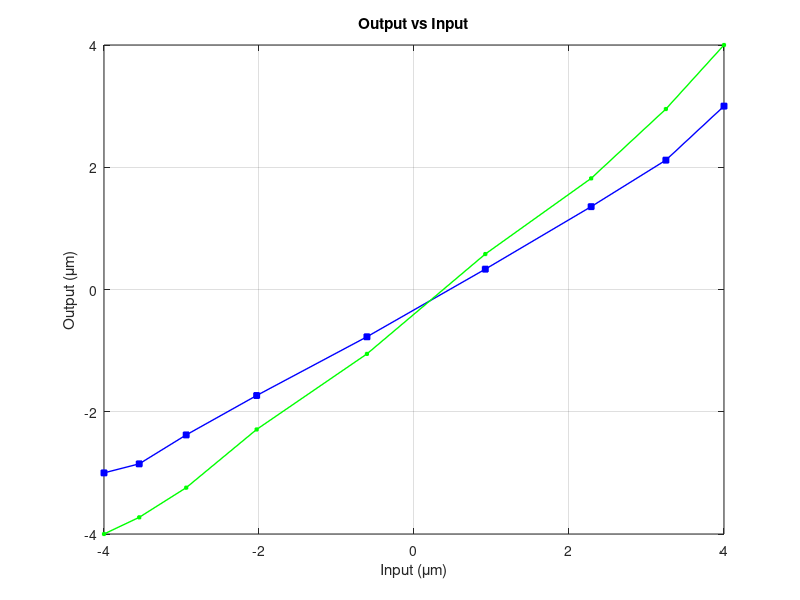

Reproduce this figure in MATLAB. (Note: this script raises an error after producing the figure.)
%clear command windows
clc;

%clear workspace
clear all;

%close all windows
close all;
%--------------------------------------------------------------------------
load Pi.dat;
load Pc.dat;
Pc=Pc-1;
%--------------------------------------------------------------------------
%Define R, W and Y0
R=[0	0.227272727	0.53030303	0.984848485	1.696428571	2.46	3.142857142	3.624999998]';
W=[0.324799930124991;0.456393562950976;-0.0722255897419522;-0.0338007715655999;0.0492928598710330;0.0243283554753069;0.0401095827445039;0.389529710747864;];
%W=[0 0 0 1 0 0 0 0 0 0]';
Y0=R*0;
%Y0=[100 100 100 100 100 100 100 100 100 100]';
%--------------------------------------------------------------------------
x=[-4	-3.545454546	-2.93939394	-2.03030303	-0.607142857	0.919999999	2.285714283	3.249999996	3.999999995];
ya=[-4	-3.727272727	-3.242424243	-2.28939394	-1.053571428	0.579999999	1.818181816	2.952380949	3.999999995];
L=length(x);
y=zeros(L,1);
r1=y;
r2=y;
t=(1:L);
for i=1:L
    xt=x(i);
    %--------------------------
    %PI operator
    %input: xt,R,W,Y0
    %output: yt,Y0
    Y0=max(xt-R,min(xt+R,Y0));
    yt=W'*Y0;
    %--------------------------
    y(i)=yt;
end 
%--------------------------------------------------------------------------
%Plot 
hFig1 = figure(1);
set(hFig1, 'Position', [100 100 500 300])
plot(x,y,'-bs','LineWidth',1,...
                'MarkerEdgeColor','b',...
                'MarkerFaceColor','b',...
                'MarkerSize',4)
hold on;             
plot(x,ya,'-gs','LineWidth',1,...
                 'MarkerEdgeColor','g',...
                 'MarkerFaceColor','g',...
                 'MarkerSize',2)
% plot(x,r1,'-rs','LineWidth',2,...
%                  'MarkerEdgeColor','r',...
%                  'MarkerFaceColor','r',...
%                  'MarkerSize',2)    
% plot(x,r2,'-rs','LineWidth',2,...
%                  'MarkerEdgeColor','r',...
%                  'MarkerFaceColor','r',...
%                  'MarkerSize',2)  
hold off;        
grid on;
%axis([0 12 -200 100])
%set(gca,'XTick',0:2:12)
%set(gca,'YTick',-200:50:100)
title('Output vs Input')
xlabel('Input (\mum)');
ylabel('Output (\mum)');
legend('PI operator','Actual',...
        'Location','NW')
%--------------------------------------------------------------------------
%--------------------------------------------------------------------------
%Plot 
hFig2 = figure(2);
set(hFig2, 'Position', [700 100 500 300])
plot(t,x,'-bs','LineWidth',1,...
                'MarkerEdgeColor','b',...
                'MarkerFaceColor','b',...
                'MarkerSize',2)
hold on;
plot(t,y,'-rd','LineWidth',1,...
                 'MarkerEdgeColor','r',...
                 'MarkerFaceColor','r',...
                 'MarkerSize',4)
             
plot(t,ya,'-g','LineWidth',1,...
                 'MarkerEdgeColor','g',...
                 'MarkerFaceColor','g',...
                 'MarkerSize',2)
             
hold off;        
grid on;
%axis([0 12 -80 80])
%set(gca,'XTick',0:2:12)
%set(gca,'YTick',-80:40:80)
title('Position vs time')
xlabel('Time (ms)');
ylabel('Position (\mum)');
legend('Input','PI','Actual',...
        'Location','SE')
%--------------------------------------------------------------------------
%find PI inverse
%input: R,W
%output: R1,W1
lh=length(W);
W1=zeros(lh,1);
R1=zeros(lh,1);
W1(1)=1/W(1);
R1(1)=0;
sw=W(1);%sum of weights
for i=2:lh
    W1(i)=-W(i)/sw;
    sw=sw+W(i);
    W1(i)=W1(i)/sw;
    R1(i)=sum((R(i)-R(1:i)).*W(1:i));
end
%--------------------------------------------------------------------------
Y0=zeros(length(W),1);
R=R1;
W=W1;
%--------------------------------------------------------------------------
tmp=ya;
ya=x;
x=ya;
L=length(x);
y=zeros(L,1);
t=(1:L);
for i=1:L
    xt=x(i);
    %--------------------------
    %PI operator
    %input: xt,R,W,Y0
    %output: yt,Y0
    Y0=max(xt-R,min(xt+R,Y0));
    yt=W'*Y0;
    %--------------------------
    y(i)=yt;
end 
%--------------------------------------------------------------------------
%Plot 
hFig3 = figure(3);
set(hFig3, 'Position', [100 510 500 300])
plot(x,y,'-bs','LineWidth',1,...
                'MarkerEdgeColor','b',...
                'MarkerFaceColor','b',...
                'MarkerSize',2)
hold on;             
plot(x,ya,'-gs','LineWidth',1,...
                 'MarkerEdgeColor','g',...
                 'MarkerFaceColor','g',...
                 'MarkerSize',2)
% plot(t,dEr,'-rs','LineWidth',2,...
%                  'MarkerEdgeColor','r',...
%                  'MarkerFaceColor','r',...
%                  'MarkerSize',2)             
hold off;        
grid on;
%axis([0 12 -200 100])
%set(gca,'XTick',0:2:12)
%set(gca,'YTick',-200:50:100)
title('Output vs Input')
xlabel('Input (\mum)');
ylabel('Output (\mum)');
legend('PI operator','Actual',...
        'Location','NW')
%--------------------------------------------------------------------------
%--------------------------------------------------------------------------
%Plot 
hFig4 = figure(4);
set(hFig4, 'Position', [700 510 500 300])
plot(t,x,'-bs','LineWidth',1,...
                'MarkerEdgeColor','b',...
                'MarkerFaceColor','b',...
                'MarkerSize',2)
hold on;
plot(t,y,'-rd','LineWidth',1,...
                 'MarkerEdgeColor','r',...
                 'MarkerFaceColor','r',...
                 'MarkerSize',4)
             
plot(t,ya,'-g','LineWidth',1,...
                 'MarkerEdgeColor','g',...
                 'MarkerFaceColor','g',...
                 'MarkerSize',2)
             
hold off;        
grid on;
%axis([0 12 -80 80])
%set(gca,'XTick',0:2:12)
%set(gca,'YTick',-80:40:80)
title('Position vs time')
xlabel('Time (ms)');
ylabel('Position (\mum)');
legend('Input','PI','Actual',...
        'Location','SE')
%--------------------------------------------------------------------------
%[3.07881839634379;-1.79872580870270;0.130408501755715;0.0706136641913494;-
%0.100776278668368;-0.0448476064344323;-0.0678997617646165;-0.419002728833745;]
%[3.07881839634379;-1.79872580870270;0.130408501755715;0.0706136641913494;-
%0.100776278668368;-0.0448476064344324;-0.0678997617646166;-0.419002728833744;]